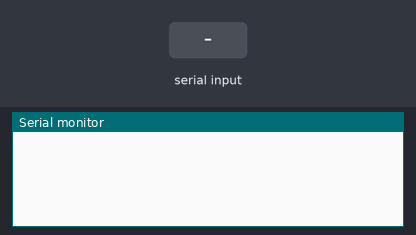
A sketch run on a simulated Arduino Uno, built with avr-gcc and run on an emulated ATmega328P. On the bench: the last lines printed to the serial monitor. The inputs (shaded band) are chosen by the test bench.

Above: at 1.2 s.
1.3 s: "90,45\n" received over Serial
At 2.5 s:
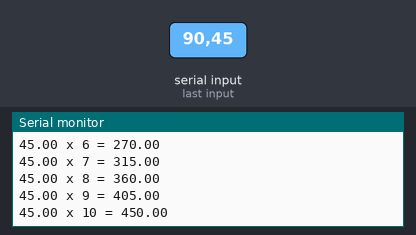
2.8 s: "30,150\n" received over Serial
At 4.3 s:
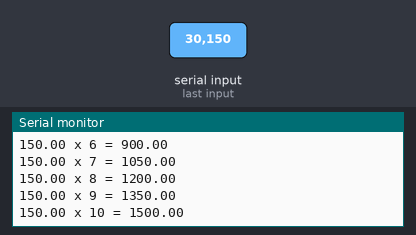
Timing chart, 0 to 5.8 s (numbered marks = the images above; inputs shaded):
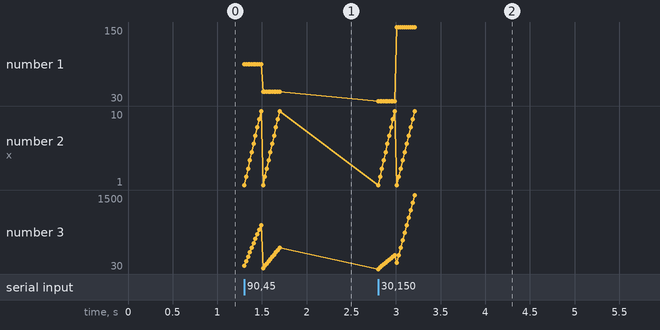

Measured:
- after the input at 1.3 s, the serial monitor: prints a new line at once (image 1)
- after the input at 2.8 s, the serial monitor: prints a new line at once (image 2)
- plotted number 1: 45 → 150 after the input at 2.8 s
- plotted number 3: 450 → 1500 after the input at 2.8 s

The sketch:

Tablas_Multiplicar_If_For.ino
```cpp
float a;          // Variable flotante "a" para obtener numero a obtener tabla de multiplicar
int b;            // variable tipo entera "b" para multiplicar dato "a"
void setup()
{
  Serial.begin(9600);        /* Inicio de la funcion de comunicacion serial y realizacion de la velocidad de transmision entre el Arduino
                              * y la Computadora, la velocidad de Baudios debe ser la misma en ambos sistemas para que las instrucciones
                              * puedan ser enviadas y recibidas.
                              */
}
void loop()
{
  a=Serial.parseFloat();      // Asignación de lectura del puerto serial como flotante (solo reconoce datos flotantes, no caractéres)
  if(a!=0)                    // Sí a es diferente a 0... (como todo número multiplicado por 0 da 0 omitimos esa operacion)
  {
    for(b=1; b<11; b++)       // Para b siendo igual 1, b siendo menor a 11, entonces aumento gradual de +1 en b
    {
      Serial.print(a);        // Escritura en puerto serial de valor de a
      Serial.print(" x ");    // Escritura en puerto serial de texto " x "
      Serial.print(b);        // Escritura en puerto serial de valor de b
      Serial.print(" = ");    // Escritura en puerto serial de texto " 0 "
      Serial.println(a*b);    // Escritura en puerto serial de resultado de multiplicación de a x b con salto de linea
    }
    Serial.println();         // Escritura en puerto serial de un salto de linea para nuevas operaciones
  }
}
```
